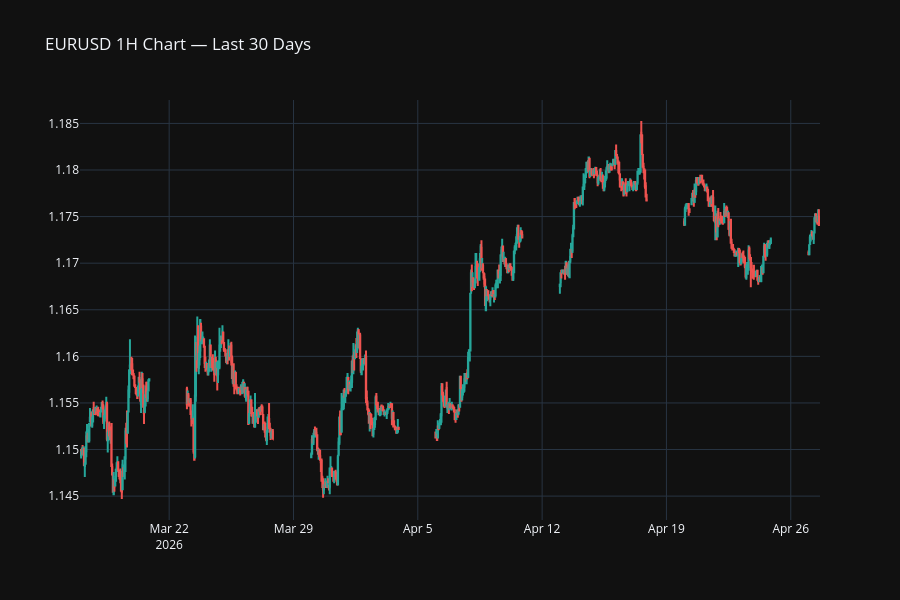

Notebook source saved alongside this figure:
### Code cell
import yfinance as yf
import pandas as pd
import plotly.graph_objects as go

ticker = yf.Ticker("EURUSD=X")
df = ticker.history(interval="1h", period="30d")
df = df[["Open", "High", "Low", "Close"]].round(5)

fig = go.Figure(data=[
    go.Candlestick(
        x=df.index,
        open=df["Open"],
        high=df["High"],
        low=df["Low"],
        close=df["Close"],
        increasing_line_color="#26a69a",
        decreasing_line_color="#ef5350",
    )
])

fig.update_layout(
    title="EURUSD 1H Chart — Last 30 Days",
    template="plotly_dark",
    xaxis_rangeslider_visible=False,
    height=600,
)

fig.show()

### Figure 1 — Plotly figure (JSON) as saved in the notebook; plotly's stock layout.template omitted (floating-point values rounded to 4 significant figures; data arrays with more than 128 entries replaced by an {"elided": "..."} marker saying what was removed)
{"data": [{"close": {"elided": "702 float values"}, "decreasing": {"line": {"color": "#ef5350"}}, "high": {"elided": "702 float values"}, "increasing": {"line": {"color": "#26a69a"}}, "low": {"elided": "702 float values"}, "open": {"elided": "702 float values"}, "type": "candlestick", "x": {"elided": "702 str values"}}], "layout": {"height": 600, "title": {"text": "EURUSD 1H Chart — Last 30 Days"}, "xaxis": {"rangeslider": {"visible": false}}}}
